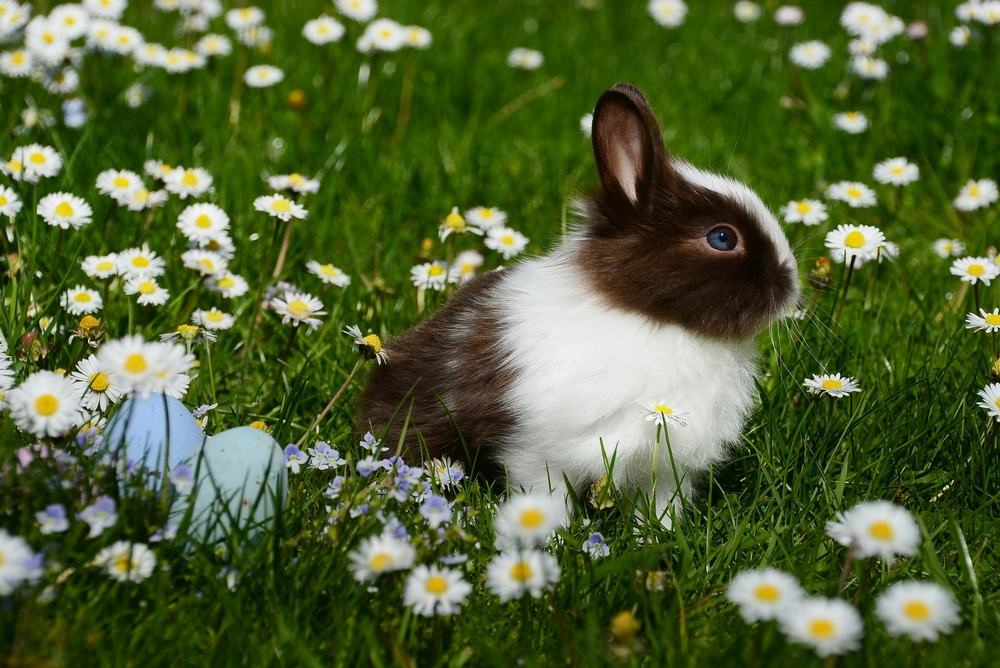
#> input picture my_image.jpg, 1000 x 668 px, shrunk from 2992 x 2000 before the run
$ jupyter execute CNN.ipynb
#> lines starting #> are read from the running program, lines starting #| are printed output that depends on the picture
[cell 1]
from PIL import Image
import numpy as np
import matplotlib as plt
image=Image.open('my_image.jpg')
#> image is the input picture: PIL image 1000x668 RGB; mean R, G, B 82.7, 98.5, 53.1
gray_image = image.convert('L')
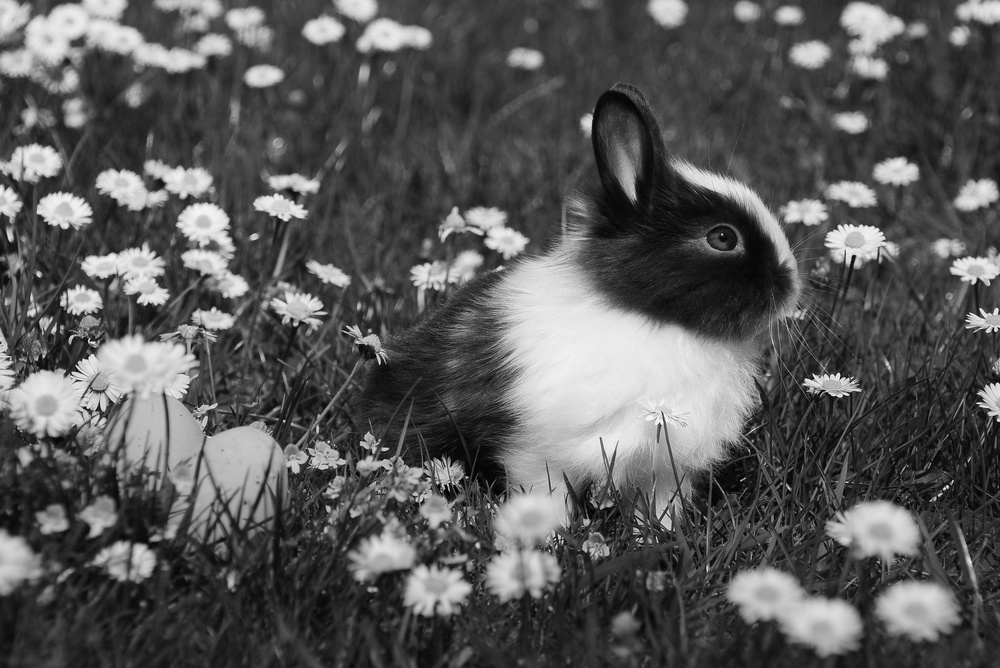
#> gray_image: PIL image 1000x668 L; min 1, max 254, mean 88.6
gray_image.save('gray_image.jpg')
image.show()

[cell 2]
cropped=image.crop((100,100,200,200))
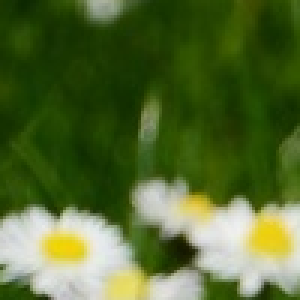
#> cropped: PIL image 100x100 RGB (shown 3 times larger); mean R, G, B 83.9, 105.7, 49.1
cropped.show()

[cell 3]
rotate=image.rotate(180, expand=True)
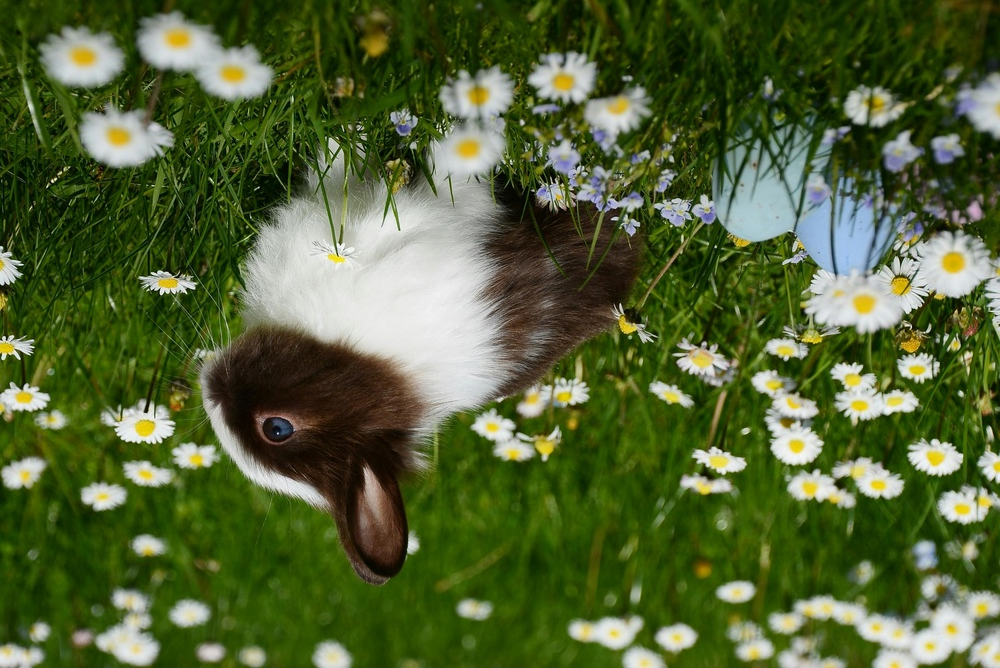
#> rotate: PIL image 1000x668 RGB; mean R, G, B 82.7, 98.5, 53.1
rotate.show()

[cell 4]
flip=image.transpose(Image.FLIP_LEFT_RIGHT)
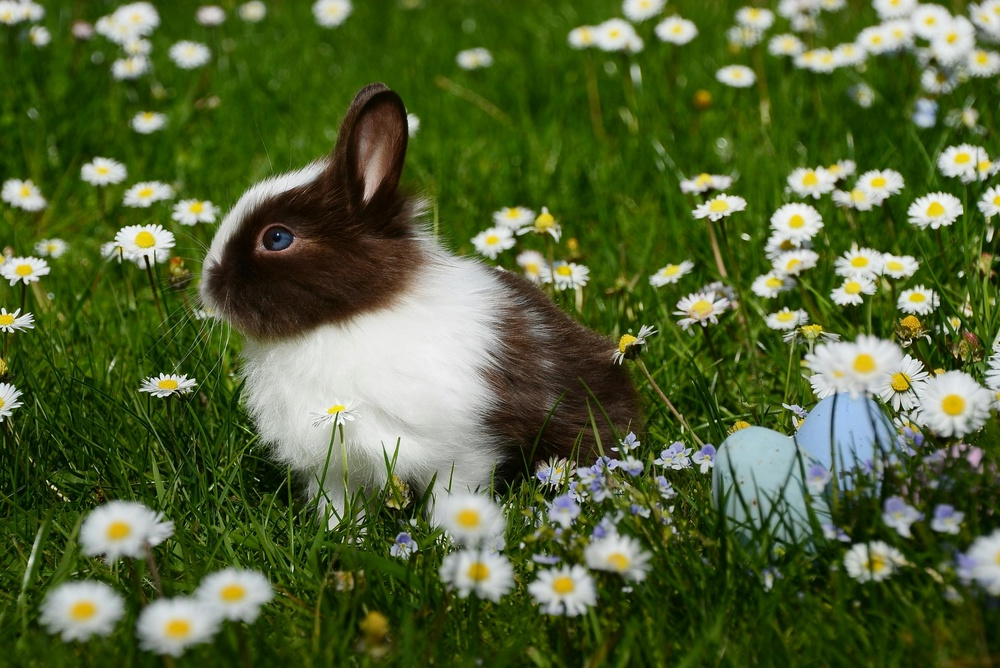
#> flip: PIL image 1000x668 RGB; mean R, G, B 82.7, 98.5, 53.1
flip.show()
